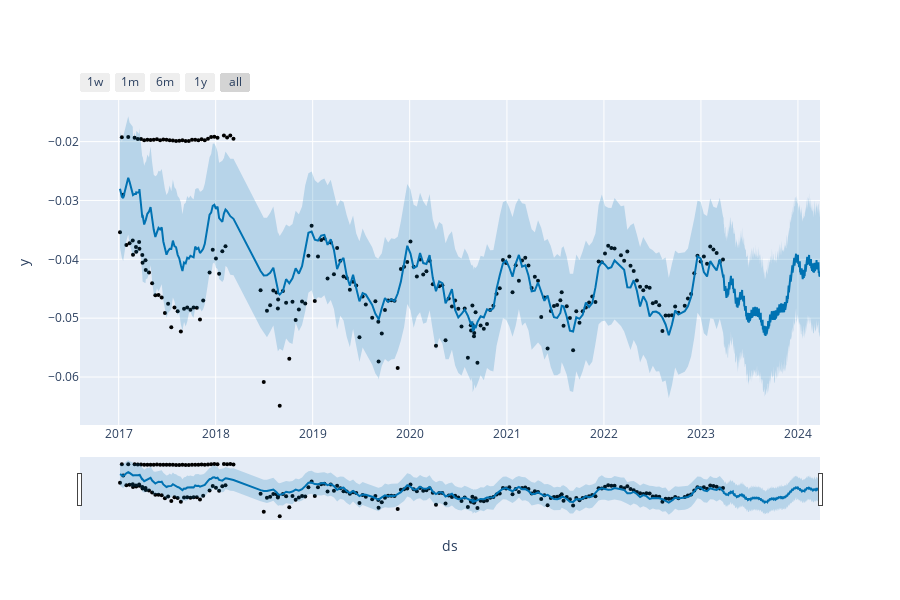

Write notebook code for a chart like this one.
### Code cell
fig.show()

### Figure 1 — Plotly figure (JSON) as saved in the notebook; plotly's stock layout.template omitted (floating-point values rounded to 4 significant figures; data arrays with more than 128 entries replaced by an {"elided": "..."} marker saying what was removed)
{"data": [{"marker": {"color": "black", "size": 4}, "mode": "markers", "name": "Actual", "type": "scatter", "x": {"elided": "223 str values"}, "y": {"elided": "223 float values"}}, {"hoverinfo": "skip", "line": {"width": 0}, "mode": "lines", "type": "scatter", "x": {"elided": "588 str values"}, "y": {"elided": "588 float values"}}, {"fill": "tonexty", "fillcolor": "rgba(0, 114, 178, 0.2)", "line": {"color": "#0072B2", "width": 2}, "mode": "lines", "name": "Predicted", "type": "scatter", "x": {"elided": "588 str values"}, "y": {"elided": "588 float values"}}, {"fill": "tonexty", "fillcolor": "rgba(0, 114, 178, 0.2)", "hoverinfo": "skip", "line": {"width": 0}, "mode": "lines", "type": "scatter", "x": {"elided": "588 str values"}, "y": {"elided": "588 float values"}}], "layout": {"height": 600, "showlegend": false, "width": 900, "xaxis": {"rangeselector": {"buttons": [{"count": 7, "label": "1w", "step": "day", "stepmode": "backward"}, {"count": 1, "label": "1m", "step": "month", "stepmode": "backward"}, {"count": 6, "label": "6m", "step": "month", "stepmode": "backward"}, {"count": 1, "label": "1y", "step": "year", "stepmode": "backward"}, {"step": "all"}]}, "rangeslider": {"visible": true}, "title": {"text": "ds"}, "type": "date"}, "yaxis": {"title": {"text": "y"}}}}
